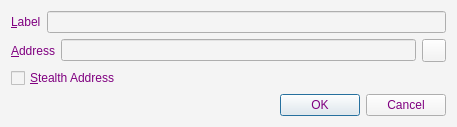
<?xml version="1.0" encoding="UTF-8"?>
<ui version="4.0">
 <class>EditAddressDialog</class>
 <widget class="QDialog" name="EditAddressDialog">
  <property name="geometry">
   <rect>
    <x>0</x>
    <y>0</y>
    <width>457</width>
    <height>126</height>
   </rect>
  </property>
  <property name="windowTitle">
   <string>Edit Address</string>
  </property>
  <property name="styleSheet">
   <string notr="true">color: rgb(204, 155, 68);
background-color: rgb(244, 244, 244);</string>
  </property>
  <layout class="QGridLayout" name="gridLayout_2">
   <item row="0" column="0">
    <layout class="QHBoxLayout" name="horizontalLayout_4">
     <item>
      <widget class="QLabel" name="label">
       <property name="styleSheet">
        <string notr="true">color: #800080;</string>
       </property>
       <property name="text">
        <string>&amp;Label</string>
       </property>
       <property name="buddy">
        <cstring>labelEdit</cstring>
       </property>
      </widget>
     </item>
     <item>
      <widget class="QLineEdit" name="labelEdit">
       <property name="toolTip">
        <string>The label associated with this address book entry</string>
       </property>
      </widget>
     </item>
    </layout>
   </item>
   <item row="1" column="0">
    <layout class="QHBoxLayout" name="horizontalLayout_3">
     <item>
      <widget class="QLabel" name="label_2">
       <property name="styleSheet">
        <string notr="true">color: #800080;</string>
       </property>
       <property name="text">
        <string>&amp;Address</string>
       </property>
       <property name="buddy">
        <cstring>addressEdit</cstring>
       </property>
      </widget>
     </item>
     <item>
      <widget class="QLineEdit" name="addressEdit">
       <property name="toolTip">
        <string>The address associated with this address book entry. This can only be modified for sending addresses.</string>
       </property>
      </widget>
     </item>
     <item>
      <widget class="QToolButton" name="EditAddressPasteButton">
       <property name="toolTip">
        <string>Paste address from clipboard</string>
       </property>
       <property name="text">
        <string/>
       </property>
       <property name="icon">
        <iconset resource="../bitcoin.qrc">
         <normaloff>:/icons/editpaste</normaloff>:/icons/editpaste</iconset>
       </property>
       <property name="shortcut">
        <string>Alt+P</string>
       </property>
      </widget>
     </item>
    </layout>
   </item>
   <item row="2" column="0">
    <widget class="QCheckBox" name="stealthCB">
     <property name="styleSheet">
      <string notr="true">color: #800080;</string>
     </property>
     <property name="text">
      <string>&amp;Stealth Address</string>
     </property>
    </widget>
   </item>
   <item row="3" column="0">
    <widget class="QDialogButtonBox" name="buttonBox">
     <property name="styleSheet">
      <string notr="true">color: #800080;</string>
     </property>
     <property name="orientation">
      <enum>Qt::Horizontal</enum>
     </property>
     <property name="standardButtons">
      <set>QDialogButtonBox::Cancel|QDialogButtonBox::Ok</set>
     </property>
    </widget>
   </item>
  </layout>
 </widget>
 <resources>
  <include location="../bitcoin.qrc"/>
 </resources>
 <connections>
  <connection>
   <sender>buttonBox</sender>
   <signal>accepted()</signal>
   <receiver>EditAddressDialog</receiver>
   <slot>accept()</slot>
   <hints>
    <hint type="sourcelabel">
     <x>248</x>
     <y>254</y>
    </hint>
    <hint type="destinationlabel">
     <x>157</x>
     <y>274</y>
    </hint>
   </hints>
  </connection>
  <connection>
   <sender>buttonBox</sender>
   <signal>rejected()</signal>
   <receiver>EditAddressDialog</receiver>
   <slot>reject()</slot>
   <hints>
    <hint type="sourcelabel">
     <x>316</x>
     <y>260</y>
    </hint>
    <hint type="destinationlabel">
     <x>286</x>
     <y>274</y>
    </hint>
   </hints>
  </connection>
 </connections>
</ui>
